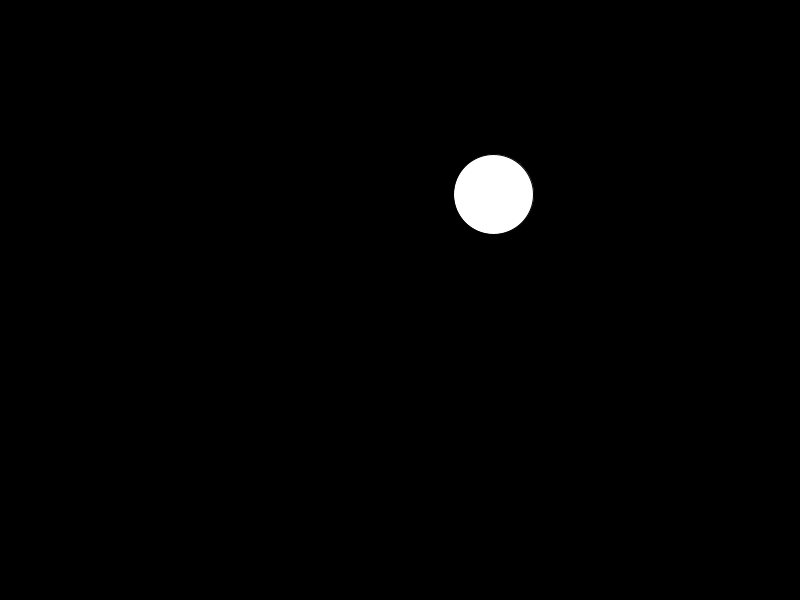
Frame 1 (no input)
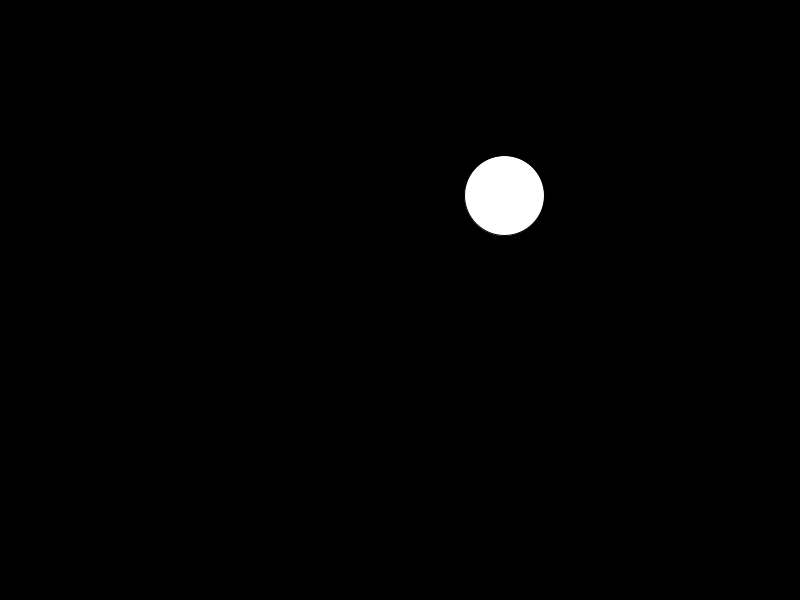
Frame 60 (the mouse pressed at the canvas centre just before this capture)
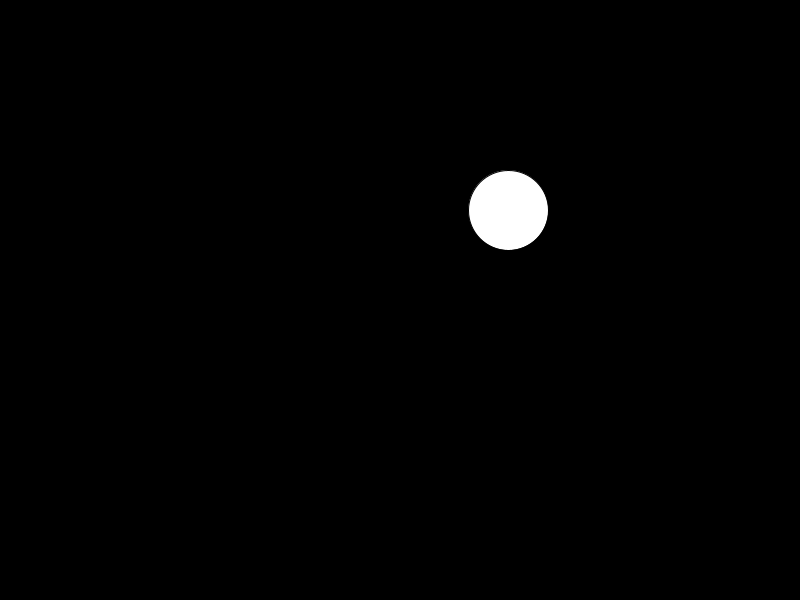
Frame 120 (the mouse held since frame 60 and released just before this capture)

The Processing sketch that drew these frames (run headless with seeded random() and noise(); from frame 60 on, the mouse is pressed at the canvas centre):

// Processing sketch: Wanderer
// ── Wanderer.pde
//declare variables
float diam;
PVector loc, vel;

void setup() {
  //set size of canvas
  size(800, 600);

  //initialize variables

  diam = 80;
  loc = new PVector(random(diam, width-diam), random(diam, height-diam));
  vel = PVector.random2D();
}

void draw() {
  //draw background to cover previous frame
  background(0);

  vel = PVector.random2D();
  vel.mult(random(.5, 2));

  //draw ball
  ellipse(loc.x, loc.y, diam, diam);

  //add velocity to position
  loc.x += vel.x;
  loc.y += vel.y;

  //wrap the ball's position
  if (loc.x >= width) {
    loc.x = 0;
  } else if (loc.x <= 0) {
    loc.x = width;
  }
  if (loc.y >= height) {
    loc.y = 0;
  } else if (loc.y <= 0) {
    loc.y = height;
  }
}
